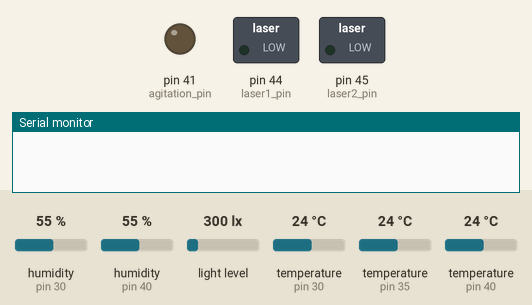
Recording of a sketch running on a simulated Arduino Mega 2560, built for the host (arithmetic inside an expression is 32-bit, double 64-bit). Parts: switched loads named in the sketch (green lamp = pin HIGH), output pins drawn as LEDs (lit = HIGH), the last lines printed to the serial monitor. The test bench sets the inputs (shaded band); at power-on: humidity (sensors on pin 30, pin 40) 55 %, light level 300 lx, temperature (sensors on pin 30, pin 35, pin 40) 24 °C. WiFi joins after 1.5 s; servers stay silent unless stated; uploads are accepted with an empty reply; storage starts empty.

Above: at 0.0 s.
At 120.1 s:
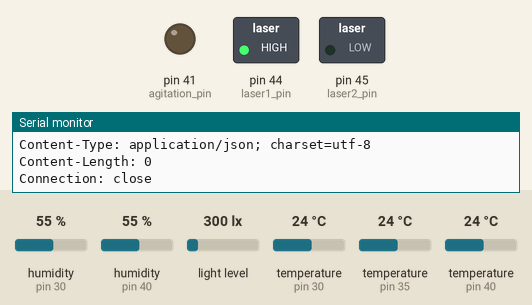
At 126.1 s:
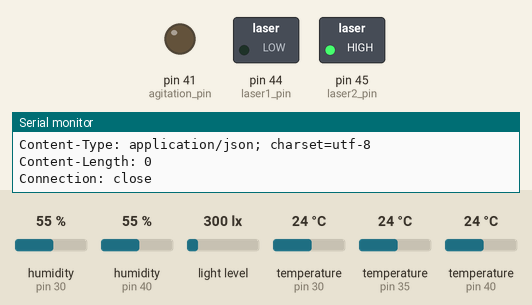
Timing chart, 0 to 127.6 s (numbered marks = the images above):
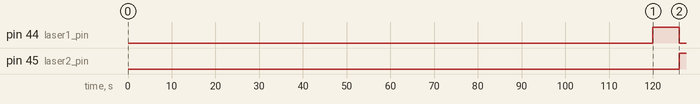

The sketch:

Arduino_Sensors_Sketch_v0.1.ino
```cpp
/*
 * Send Sensors Data To HTTP (PHP) Server
 *
 * Autor: Fran Romero https://github.com/yatan
 *        OpenSpirulina http://www.openspirulina.com
 *
 * Based on:
 * Ethernet web client sketch:
 *  Repeating Web client
 *  http://www.arduino.cc/en/Tutorial/WebClientRepeating
 *
 * DS18B20 sensor de temperatura para líquidos con Arduino:
 *  https://programarfacil.com/blog/arduino-blog/ds18b20-sensor-temperatura-arduino/
 *
 * pH
 *  http://scidle.com/es/como-usar-un-sensor-de-ph-con-arduino/
 *
 * BH1750: lux sensor to mesure spirulina's biomass concentration.
 *  library:   https://github.com/claws/BH1750
 *
 *
 *
 *Scheme program
 *
 *  get_metheo_data
 *  get_culture_data
 *  get_OD_data   //OD optical density: spirulina biomass concentration
 *  onoff_agitation
 *  onoff_ventilation
 *  onoff_refrigeraton
 *  alarm_water_level
 *  data_to_server
 *  data_to_SD
 *
 */


//Libraries used

#include <SD.h>
#include <SPI.h>
#include <Ethernet.h>
#include "RTClib.h"
#include <Wire.h>
#include <DHT.h>
#include <DallasTemperature.h>
#include <BH1750.h>

// Define DHT Sensor Type DHT11 / DHT21 / DHT22 : per anar bé haurien de ser DHT22 ja que tenen més precisió
#define DHTTYPE DHT22


/****
 * PINS CONEXION
 ****/

// Pins conexion DHT22: temperature and humidity sensor
const int DHT1_Pin = 30;
const int DHT2_Pin = 40;

/**
// Pins for LDR 1 to 4 sensors
#define LDR_sensor1_pin A3  //Segurament no s'utiltizarà aquest tipus de sensor...
#define LDR_sensor2_pin A4  //és massa poc precís...
#define LDR_sensor3_pin A5
#define LDR_sensor4_pin A6

**/

/*
// Pins for LDR laser 1 to 3 receivers
#define laser1_sensor_pin A0   // Passa a ser I2C, és a dir al a4, pero també s'ha de dir
#define laser2_sensor_pin A1    // que només en pot haver 2...així que haurem de mirar com ho fem
#define laser3_sensor_pin A2

*/

// Start lux sensor from BH1750 library

BH1750 ir_laser1(0x23); //Si el ADDR està inactiu

BH1750 ir_laser2(0x5C); //Si el ADDR està amb més de 0.7V

// Pins per connectar els emisors de llum laser

#define laser1_pin 44
#define laser2_pin 45

//#define laser3_pin 42


//Pin on es conectar el relé ONOFF de l'agitació
#define agitation_pin 41 //M'he inventat aquest PIN fran...no sé si seria correcte..

// Pin donde se conecta el bus 1-Wire
const int pinDatosDQ = 35;


/****
 * TIME INTERVAL VARIABLES
 ****/

//Time interval to get metheo data
unsigned long last_get_metheo_data = 0;
const unsigned long interval_get_metheo_data = 30L * 1000L;


//Time interval to get culture data
unsigned long last_get_culture_data = 0;
const unsigned long interval_get_culture_data = 0L * 1000L;


//Time interval to get Optical Density data
unsigned long last_get_OD_data = 0;
const unsigned long interval_get_OD_data = 30L * 1000L;

//Time of agitation on to get Optical Density
unsigned long t_needed_agitation_on = 2L*60L*1000L;
unsigned long t_needed_agitation_off = 15L*60L*1000L;


//Time interval to send data to server
unsigned long last_data_to_server = 0;
const unsigned long interval_data_to_server = 30L * 1000L;


//Time interval to send data to SD card
unsigned long last_data_to_SD = 0;
const unsigned long interval_data_to_SD = 30L * 1000L;


//Time interval to onoff_agitation
unsigned long last_onoff_agitation = 0;
const unsigned long interval_1_onoff_agitation = 30L * 1000L;
const unsigned long interval_2_onoff_agitation = 60L * 1000L;


/****
 *
 * CULTURE VARIABLES
 *
 ****/


/****
 *
 *  GET OD DATA VARAIBLES
 *
 ****/


int laser_sensor1 = 0; //Valor de la irradiancia, així doncs millor anomenarlo ir, però com que això cambiar-ho s'ha de cambiar a molttsp uestos abans t'ho pregunto.

//Irradiancia del laser 1
float ir1 = 0 ;
float ir10 = 500;  //Aquest valor s'hauria de contrastar un primer cop

//Irradiancia del laser 2
float ir2 = 0 ;
float ir20 = 500; //Aquest valor s'hauria de contrastar un primer cop


//Irradiancia del laser 3
float ir3 = 0 ;
float ir30 = 500; //Aquest valor s'hauria de contrastar un primer cop

// Waiting for opening laser
unsigned long wait_opening_laser = 2000;


/****
 *
 * AGITATION VARIABLES
 *
 ****/


//Time measuring agitation is on
unsigned long t_agitation_on = 0L;
//Time measuring agitation is off
unsigned long t_agitation_off = 0L;

//
int temp_difference = 3; //La diferència de temperatura que fa que l'agitació comenci
int lux_min_agitation = 10; //Els mínims lux que ha d'haver per comenar a agitar.
int lux_max_agitation = 50000; //Els lux perque l'agitació estigui en continuo.


/***
 * prendre varies mesures
 ***/
int samples_number = 8;


// Instancia a las clases OneWire y DallasTemperature
OneWire oneWireObjeto(pinDatosDQ);
DallasTemperature sensorDS18B20(&oneWireObjeto);


// Debug mode for verbose info on serial monitor
boolean debug = true;

/*****

AUTHENTICATION ARDUINO

*****/
//Define de identity of Arduino
const int id_arduino = 1;

/****

NETWORK SETTINGS

****/

// Server connect for sending data
char server[] = "sensors.openspirulina.com";

// assign a MAC address for the ethernet controller:
byte mac[] = {
    0xDE, 0xAD, 0xBE, 0xEF, 0xFE, 0xED};
// fill in an available IP address on your network here,
// for manual configuration:
IPAddress ip(192, 168, 137, 177);
// the router's gateway address:
IPAddress gateway(192, 168, 137, 1);
// the subnet:
IPAddress subnet(255, 255, 255, 0);
// fill in your Domain Name Server address here:
IPAddress myDns(8, 8, 8, 8);


/*****
Global variables for internal use
 *****/

//Irradiancia for get_OD_function
 unsigned long iir = 0L;
 int iir1 = 0;

//Temperature
float temp1;
float temp2;
float temp3;
float temp4;
float temp5;
float ambient1;
float ambient2;


// File handler
File myFile;
int fileCount = 0;
String fileName = "";
// RTC DS3231 (clock sensor)
//RTC_DS3231 rtc; not needed now
// Initialize the network library instance:
EthernetClient client;
// DHT Temp/Humity
DHT dht1(DHT1_Pin, DHTTYPE);
DHT dht2(DHT2_Pin, DHTTYPE);

/****
 * Per agafar l'hora, de moment no ho farem anar...

String getDateTime()
{
  DateTime now = rtc.now();
  String hora = "";

  hora += now.day();
  hora += '/';
  hora += now.month();
  hora += '/';
  hora += now.year();
  hora += " ";
  hora += now.hour();
  hora += ':';
  hora += now.minute();
  hora += ':';
  hora += now.second();

  return hora;
}


**********/

void setup()
{
      // start serial port:
  Serial.begin(9600);
  while (!Serial)
  {
    ; // wait for serial port to connect. Needed for native USB port only
  }


    //Establint modo output per als lasers
 pinMode(laser1_pin, OUTPUT);
 pinMode(laser2_pin, OUTPUT);
 //pinMode(laser3_pin, OUTPUT);
    //Establint modo output per l'agitació
 pinMode(agitation_pin, OUTPUT);

  //start BH1740 light sensor

  Wire.begin();

 if (ir_laser1.begin(BH1750::CONTINUOUS_HIGH_RES_MODE_2)) {
    Serial.println(F("light BH1750 sensor 1 started"));
  }
  else {
    Serial.println(F("Error initialising light sensor 1 BH1750"));
  }

 if (ir_laser2.begin(BH1750::CONTINUOUS_HIGH_RES_MODE_2)) {
    Serial.println(F("light BH1750 sensor 2 started"));
  }
  else {
    Serial.println(F("Error initialising light sensor 2 BH1750"));
  }


  // Initialize SD Card
  Serial.println("Initializing SD card...");

  if (!SD.begin(4))
  {
    Serial.println("Initialization SD failed!");
    //return;
  }
  else
  {
    Serial.println("Initialization SD done.");
  }
/*
  // Comprobamos si tenemos el RTC conectado
  if (!rtc.begin())
  {
    Serial.println("No clock working");
    while (1)
      ;
  }

  // Setting RTC time for first time programing RTC
  //rtc.adjust(DateTime(F(__DATE__), F(__TIME__)));

 // Serial.println(getDateTime());
*/
  // Obtain a free file name for writting to SD
  fileName += fileCount;
  fileName += ".txt";
  while (SD.exists(fileName))
  {
    fileCount += 1;
    fileName = "";
    fileName += fileCount;
    fileName += ".txt";
  }
  if(debug)
    Serial.println("Writing in file: " + fileName);


  // Initialize DS18B20 Temperature sensors
  if(debug)
    Serial.println("Initializing DS18B20 BUS...");
  sensorDS18B20.begin();


  // Initialize DHT Temp/humidity sensors
  if(debug)
    Serial.println("Initializing DHT Sensor 1...");
  dht1.begin();
  //Serial.println("Fallo DHT_1");

  if(debug)
    Serial.println("Initializing DHT Sensor 2...");
  dht2.begin();
  //Serial.println("Fallo DHT_2");


  // give the ethernet module time to boot up:
  delay(2000);
  // start the Ethernet connection using a fixed IP address and DNS server:
  Ethernet.begin(mac, ip, myDns, gateway, subnet);
  // DHCP IP ( For automatic IP )
  //Ethernet.begin(mac);

  // print the Ethernet board/shield's IP address:
  Serial.print("My IP address: ");
  Serial.println(Ethernet.localIP());
}


void get_metheo_data()
{

}


void get_culture_data()
{


}


void get_OD_data()
{

/*Finalment per aquesta funció no cal llegir quan el laser está apagat.
 * (Només quan será un fotobiorreactor, però això ja farem l'adaptació).
 * El que necessitem obtindre del cultiu és l'absorbància.
 *  A=1/L -log10 (I/I0)
 *    On  L és la distància entre làser en cm (segons disseny: 2cm)
 *        I és la intensitat de llum després de travesar la mostra
 *            és a dir laser1_sensor  SI hi la bomba agitació == ON.
 *        I0 és la intensitat de llum com si no hi hagués mostra
 *            és adir laser1_sensor   SI no hi hagut agitació els últim X minuts, on X depén de cada soca d'espirulina.
 *  A l'arduino només haurem d'obtenir I(ir) i I0 (ir0), lo altres es calcularà al núvol
 *
 *            Així doncs la funció quedaria:
 */
  //if (agitation_pin == HIGH)
  //{
    if(t_agitation_on + t_needed_agitation_on < millis()) //Asegurar-se que fa una estona que funciona l'agitació
    {
      ir1 = laser1();
      ir2 = laser2();
      Serial.print("passo per get_OD i el valor de ir1 es ");
      Serial.println(ir2);

      //ir3 = laser3(); Només dos lasers

      last_get_OD_data = millis();
    //}
  }
  else
  {
    if(t_agitation_off + t_needed_agitation_on < millis()) //Assegurar-se que fa una estona que NO funciona l'agitació
    {
      ir10 = laser1();
      ir20 = laser2();
      //ir30 = laser3();

      last_get_OD_data = millis();
    }
  }


}


void onoff_agitation()
{


}


// this method makes a HTTP connection to the server:
void data_to_server()
{
  // close any connection before send a new request.
  // This will free the socket on the WiFi shield
  client.stop();

  //Read values before send to server

  // Requests culture temperatures from oneWire Bus
  sensorDS18B20.requestTemperatures();
  temp1 = lecturaTemperatura(0);
  temp2 = lecturaTemperatura(1);
  temp3 = lecturaTemperatura(2);
  temp4 = lecturaTemperatura(3);
  temp5 = lecturaTemperatura(4);

  // Request  Ambient temperature
  ambient1 = dht1_temp();
  ambient2 = dht2_temp();
  // ! Borrar la seguent linea, ja que dona error si no hi ha sensor connectat !
  ambient2 = 0;


/*
  // Read Lux LDR Sensors
  int lux_sensor1 = ldr1_lux();
  int lux_sensor2 = ldr2_lux();
  int lux_sensor3 = ldr3_lux();
  int lux_sensor4 = ldr4_lux();
*/

  // if there's a successful connection:
  if (client.connect(server, 80))
  {
    Serial.println("connecting...");
    // send the HTTP GET request:

    String cadena = "GET /afegir.php?temp1=";
    cadena += temp1;
    cadena += "&temp2=";
    cadena += temp2;
    cadena += "&temp3=";
    cadena += temp3;
    cadena += "&temp4=";
    cadena += temp4;
    cadena += "&temp5=";
    cadena += temp5;
    // Append Ambient temperatures
    cadena += "&ta1=";
    cadena += ambient1;
    cadena += "&ta2=";
    cadena += ambient2;
  /*
    // Append LDR sensors
    cadena += "&ldr1=";
    cadena += lux_sensor1;
    cadena += "&ldr2=";
    cadena += lux_sensor2;
    cadena += "&ldr3=";
    cadena += lux_sensor3;
    cadena += "&ldr4=";
    cadena += lux_sensor4;

    */

    // Append LDR Laser Sensors
    cadena += "&irradiancia1=";
    cadena += ir1;
    cadena += "&irradiancia1_0=";
    cadena += ir10;
    cadena += "&irradiancia2=";
    cadena += ir2;
    cadena += "&irradiancia2_0=";
    cadena += ir20;
    //cadena += "&laser3=";
    //cadena += laser_sensor3;


    // Append our ID Arduino
    cadena += "&idarduino=";
    cadena += id_arduino;
    cadena += " HTTP/1.1";

    if(debug)
      Serial.println(cadena);

    // Send string to internet
    client.println(cadena);

    client.println("Host: sensors.openspirulina.com");
    client.println("User-Agent: arduino-ethernet-1");
    client.println("Connection: close");
    client.println();


    // note the time that the connection was made:
    last_data_to_server = millis();
  }
  else
  {
    // if you couldn't make a connection:
    Serial.println("Connection Failed");
  }
}


 /****f* Arduino_Sensors_Sketch/writeDataToSD
  *  NAME
  *    writeDataToSD
  *  SYNOPSIS
  *    writeDataToSD( int sensor1, ... )
  *  FUNCTION
  *    When the sensor read a value and whant to save to any destination, we use this function to save that to
  *    persisntent file on SD Card.
  *  INPUTS
  *    sensor1    - Readed value of sensor 1.
  *  RESULT
  *    Write the input values to SD Card on fileName.txt with current DateTime.
  ******
  */

void data_to_SD()
{
    // Writting results to file
    myFile = SD.open(fileName, FILE_WRITE);

    // if the file opened okay, write to it:
    if (myFile)
    {
      if (debug)
        Serial.println("Writing to: " + fileName);

      //DateTime from RTC
      //myFile.print(getDateTime());

      //Temperatures del cultiu
      //Sensor Temperatura 1
      myFile.print('#');
      myFile.print("sensor_1:");
      myFile.print(temp1);
      //Sensor Temperatura 2
      myFile.print('#');
      myFile.print("sensor_2:");
      myFile.print(temp2);
      //Sensor Temperatura 3
      myFile.print('#');
      myFile.print("sensor_3:");
      myFile.print(temp3);
      //Sensor Temperatura 4
      myFile.print('#');
      myFile.print("sensor_4:");
      myFile.print(temp4);
      //Sensor Temperatura 5
      myFile.print('#');
      myFile.print("sensor_5:");
      myFile.print(temp5);

      //Sensor Temperatura Ambient 1
      myFile.print('#');
      myFile.print("ambient_1:");
      myFile.print(ambient1);
      //Sensor Temperatura Ambient 2
      myFile.print('#');
      myFile.print("ambient_2:");
      myFile.println(ambient2);

      // close the file:
      myFile.close();
      if (debug)
        Serial.println("Writting SD done.");
    }
    else
    {
      // if the file didn't open, print an error:
      Serial.println("Error opening: " + fileName);
    }
    Serial.print("iradiancia 1: ");
    Serial.println(ir1);
    Serial.print("iradiancia 2: ");
    Serial.println(ir2);
}


 float laser1()
{
digitalWrite(laser1_pin, HIGH);
  // Llegim valors amb el laser obert
  delay(wait_opening_laser);
  iir1=0;
  iir=0;
  for (int i=0; i<samples_number; i++)
  {
    iir1 = ir_laser1.readLightLevel();
    iir = iir1 + iir;
    delay(500);
  }
  digitalWrite(laser1_pin, LOW);
  float mean =  iir / samples_number;
  return mean;


}


float laser2()
{
digitalWrite(laser2_pin, HIGH);
  // Llegim valors amb el laser obert
  delay(wait_opening_laser);
  iir1=0;
  iir=0;
  for (int i=0; i<samples_number; i++)
  {
    iir1 = ir_laser1.readLightLevel();
    iir = iir1 + iir;
    delay(500);
  }
  digitalWrite(laser2_pin, LOW);
  float mean =  iir / samples_number;
  return mean;


}

/*

int laser3(){
  // Llegim valors amb el laser tancat
  int LDRRead_low = analogRead(laser3_sensor_pin);
  delay(500);
  // Encenem laser
  digitalWrite(laser3_pin, HIGH);
  // Llegim valors amb el laser obert
  int LDRRead_high = analogRead(laser3_sensor_pin);
  delay(500);
  // Tanquem els lasers
  digitalWrite(laser3_pin, LOW);
  // Calculem valor mitja entre els 2 valors.
  // Aqui aplicar el calcul necessari
  int mean = ( LDRRead_low + LDRRead_high ) / 2;
  return mean;
}

*/
/*
int ldr1_lux(){
  return analogRead(LDR_sensor1_pin);
}

int ldr2_lux(){
  return analogRead(LDR_sensor2_pin);
}

int ldr3_lux(){
  return analogRead(LDR_sensor3_pin);
}

int ldr4_lux(){
  return analogRead(LDR_sensor4_pin);
}

*/

float lecturaTemperatura(int posicio){
  return sensorDS18B20.getTempCByIndex(posicio);
}

float dht1_temp(){
  return dht1.readTemperature();
}

float dht1_humidity(){
  return dht1.readHumidity();
}

float dht2_temp(){
  return dht2.readTemperature();
}

float dht2_humidity(){
  return dht2.readHumidity();
}


void loop()
{
  // if there's incoming data from the net connection.
  // send it out the serial port.  This is for debugging
  // purposes only:
  if (client.available())
  {
    char c = client.read();
    Serial.write(c);
  }


  //Function sequence

  if (millis()- last_get_metheo_data > interval_get_metheo_data)
  {
      get_metheo_data();
      last_get_metheo_data = millis();
  }

  if (millis()-last_get_culture_data > interval_get_culture_data)
  {
    get_culture_data();
    last_get_culture_data = millis();
  }

  if (millis()-last_get_OD_data > interval_get_culture_data)

  {
    get_OD_data();
    last_get_OD_data = millis();
  }

  if (millis()-last_data_to_server > interval_data_to_server)
  {
    data_to_server();
    last_data_to_server = millis();
  }

  if (millis()-last_data_to_SD > interval_data_to_SD)
  {
    // Write data sensors to SD
    data_to_SD();

    last_data_to_SD = millis();
  }


  if (millis()-last_onoff_agitation > interval_1_onoff_agitation)
  {

    onoff_agitation();
    last_onoff_agitation = millis();
  }


}
```

Measured:
- by itself, pin 44 (laser1_pin): LOW → HIGH at 120 s, → LOW 6.0 s later
- by itself, pin 45 (laser2_pin): LOW → HIGH at 126 s
